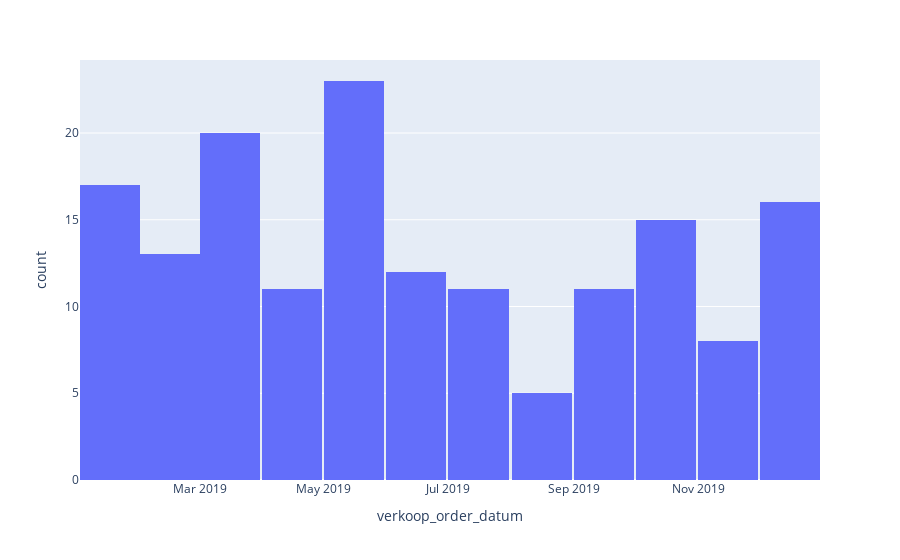

The notebook cell saved with this chart:
### Code cell
if show_intermediate_results == True:
#    verkoop_order_df.hist(column='klant_id', bins=10)
    fig=px.histogram(verkoop_order_df, x='verkoop_order_datum', nbins=12)
    fig.show()

### Figure 1 — Plotly figure (JSON) as saved in the notebook; plotly's stock layout.template omitted (floating-point values rounded to 4 significant figures; data arrays with more than 128 entries replaced by an {"elided": "..."} marker saying what was removed)
{"data": [{"alignmentgroup": "True", "bingroup": "x", "hovertemplate": "verkoop_order_datum=%{x}<br>count=%{y}<extra></extra>", "legendgroup": "", "marker": {"color": "#636efa"}, "name": "", "nbinsx": 12, "offsetgroup": "", "orientation": "v", "showlegend": false, "type": "histogram", "x": {"elided": "162 str values"}, "xaxis": "x", "yaxis": "y"}], "layout": {"barmode": "relative", "legend": {"tracegroupgap": 0}, "margin": {"t": 60}, "xaxis": {"anchor": "y", "domain": [0, 1], "title": {"text": "verkoop_order_datum"}}, "yaxis": {"anchor": "x", "domain": [0, 1], "title": {"text": "count"}}}}
